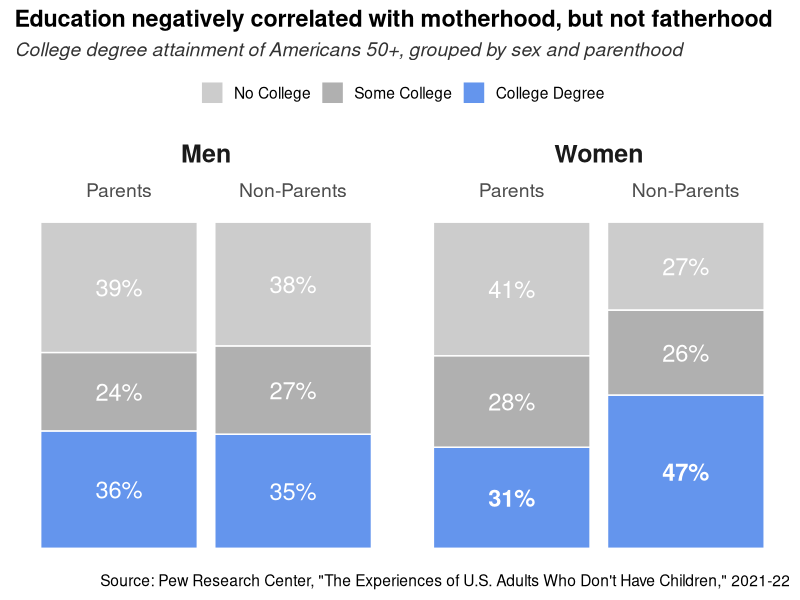
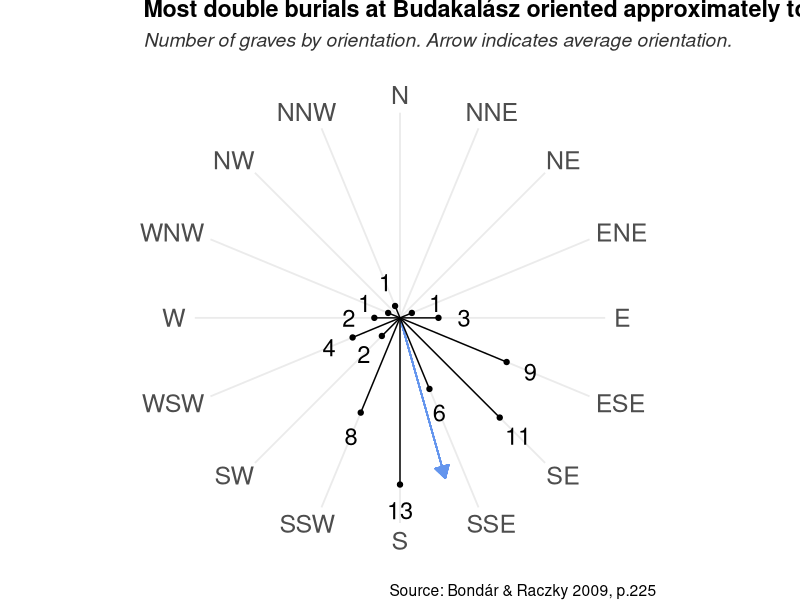

The R script that drew these images, in order:
## ---- chunk 1
#| label: libraries
#| include: false

library(tidyverse)
## ---- chunk 2
#| label: makeover-1
#| warning: false
#| message: false
#| fig-width: 10
#| fig-height: 10

tibble(
  sex       = rep(c("Men", "Women"), each = 6),
  children  = rep(c("Parents", "Non-Parents"), times = 6),
  education = rep(c("College Degree", "No College", "Some College"), 2, NA, 2),
  percent   = c(36, 35, 40, 38, 24, 27, 31, 47, 41, 27, 28, 26),
  label     = str_c(c(36, 35, 39, 38, 24, 27, 31, 47, 41, 27, 28, 26), "%"),
  fontface  = c(rep("plain", 6), rep("bold", 2), rep("plain", 4))) |>
  mutate(
    education = fct_relevel(education, "No College", "Some College"),
    children  = fct_relevel(children, "Parents")) |>
  ggplot() + 
  aes(
    x        = children, 
    fill     = education, 
    y        = percent, 
    label    = label, 
    fontface = fontface) +
  geom_col(position = position_stack(), colour = "white") +
  geom_text(
    aes(group = interaction(sex, education)), 
    size = 6, 
    colour = "white", 
    position = position_stack(vjust = 0.5)) +
  scale_x_discrete(position = "top") +
  scale_fill_manual(
    values = c(
      "No College" = "grey80",
      "Some College" = "grey69", # saturation midpoint
      "College Degree" = "cornflowerblue")) +
  facet_grid(cols = vars(sex)) +
  labs(
    title = "Education negatively correlated with motherhood, but not fatherhood",
    subtitle = "College degree attainment of Americans 50+, grouped by sex and parenthood",
    caption = "Source: Pew Research Center, \"The Experiences of U.S. Adults Who Don't Have Children,\" 2021-22") +
  theme_minimal(base_size = 14) +
  theme(
    axis.title      = element_blank(),
    axis.text       = element_text(size = 14),
    axis.text.y     = element_blank(),
    legend.title    = element_blank(),
    legend.position = "top",
    panel.grid      = element_blank(),
    plot.title      = element_text(face = "bold"),
    plot.subtitle   = element_text(face = "italic", colour = "grey20"),
    strip.placement = "outside",
    strip.text      = element_text(size = 18, face = "bold"))
## ---- chunk 3
#| label: makeover-2
#| warning: false
#| message: false
#| fig-width: 10
#| fig-height: 10

tibble(
  direction = fct_inorder(
    factor(
      c("N", "NNE", "NE", "ENE", "E", "ESE", "SE", "SSE", "S", "SSW", "SW", "WSW", "W", "WNW", "NW", "NNW"),
      ordered = TRUE)),
  count = c(NA, NA, NA, 1, 3, 9, 11, 6, 13, 8, 2, 4, 2, 1, NA, 1)) |>
  ggplot() +
  aes(x = direction, y = count) +
  geom_segment(
    x = 8.299883, 
    y = 0, 
    yend = 13, 
    colour = "cornflowerblue",
    arrow = arrow(length = unit(10, "point"), type = "closed")) +
  geom_point() +
  geom_text(aes(label = count, y = count + 2), size = 6) +
  geom_segment(aes(y = 0, yend = count)) +
  scale_y_continuous(limits = c(0, 16)) +
  coord_radial(expand = FALSE, end = 15/8 * pi) +
  labs(
    title = "Most double burials at Budakalász oriented approximately to the south",
    subtitle = "Number of graves by orientation. Arrow indicates average orientation.",
    caption = "Source: Bondár & Raczky 2009, p.225") +
  theme_minimal(base_size = 14) +
  theme(
plot.margin=unit(c(0,-4,0,-4),"cm"),
    axis.text.r = element_blank(),
    axis.title = element_blank(),
    axis.text.theta = element_text(size = 18),
    panel.grid.minor.x = element_blank(),
    panel.grid.major.y = element_blank(),
    panel.grid.minor.y = element_blank(), 
    plot.title      = element_text(face = "bold"),
    plot.subtitle   = element_text(face = "italic", colour = "grey20"))
